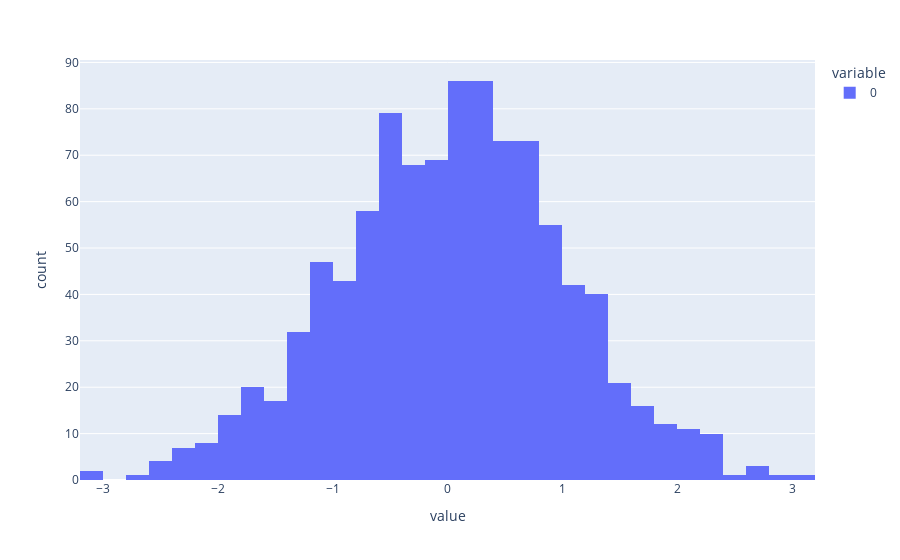

Notebook code cell kept with this figure:
### Code cell
px.histogram(x , nbins = 50)

### Figure 1 — Plotly figure (JSON) as saved in the notebook; plotly's stock layout.template omitted (floating-point values rounded to 4 significant figures; data arrays with more than 128 entries replaced by an {"elided": "..."} marker saying what was removed)
{"data": [{"alignmentgroup": "True", "bingroup": "x", "hovertemplate": "variable=0<br>value=%{x}<br>count=%{y}<extra></extra>", "legendgroup": "0", "marker": {"color": "#636efa", "pattern": {"shape": ""}}, "name": "0", "nbinsx": 50, "offsetgroup": "0", "orientation": "v", "showlegend": true, "type": "histogram", "x": {"elided": "1000 float values"}, "xaxis": "x", "yaxis": "y"}], "layout": {"barmode": "relative", "legend": {"title": {"text": "variable"}, "tracegroupgap": 0}, "margin": {"t": 60}, "xaxis": {"anchor": "y", "domain": [0, 1], "title": {"text": "value"}}, "yaxis": {"anchor": "x", "domain": [0, 1], "title": {"text": "count"}}}}
